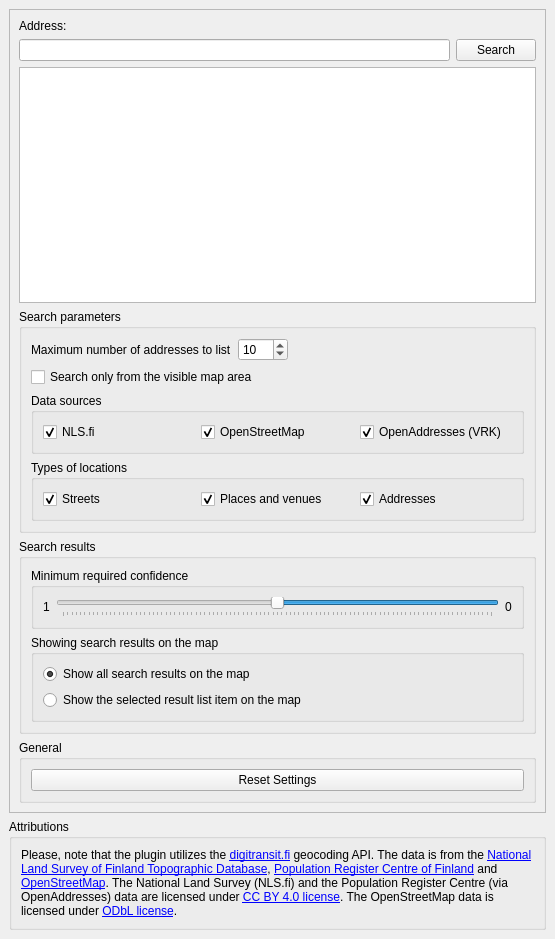
<?xml version="1.0" encoding="UTF-8"?>
<ui version="4.0">
 <class>DigitransitGeocoderDockWidgetBase</class>
 <widget class="QDockWidget" name="DigitransitGeocoderDockWidgetBase">
  <property name="geometry">
   <rect>
    <x>0</x>
    <y>0</y>
    <width>555</width>
    <height>939</height>
   </rect>
  </property>
  <property name="windowTitle">
   <string>Geocoding based on Digitransit.fi</string>
  </property>
  <widget class="QWidget" name="dockWidgetContents">
   <layout class="QGridLayout" name="gridLayout">
    <item row="1" column="0">
     <widget class="QGroupBox" name="groupBox_5">
      <property name="title">
       <string>Attributions</string>
      </property>
      <layout class="QVBoxLayout" name="verticalLayout_5">
       <item>
        <widget class="QLabel" name="label_2">
         <property name="text">
          <string>Please, note that the plugin utilizes the &lt;a href=&quot;https://digitransit.fi/&quot;&gt;digitransit.fi&lt;/a&gt; geocoding API. The data is from the &lt;a href=&quot;http://www.maanmittauslaitos.fi/en/maps-and-spatial-data/expert-users/topographic-data-and-how-acquire-it&quot;&gt;National Land Survey of Finland Topographic Database&lt;/a&gt;, &lt;a href=&quot;https://www.avoindata.fi/data/fi/dataset/rakennusten-osoitetiedot-koko-suomi&quot;&gt;Population Register Centre of Finland&lt;/a&gt; and &lt;a href=&quot;https://www.openstreetmap.org&quot;&gt;OpenStreetMap&lt;/a&gt;. The National Land Survey (NLS.fi) and the Population Register Centre (via OpenAddresses) data are licensed under &lt;a href=&quot;https://creativecommons.org/licenses/by/4.0/&quot;&gt;CC BY 4.0 license&lt;/a&gt;. The OpenStreetMap data is licensed under &lt;a href=&quot;https://opendatacommons.org/licenses/odbl/&quot;&gt;ODbL license&lt;/a&gt;.</string>
         </property>
         <property name="wordWrap">
          <bool>true</bool>
         </property>
        </widget>
       </item>
      </layout>
     </widget>
    </item>
    <item row="0" column="0">
     <widget class="QScrollArea" name="scrollArea">
      <property name="minimumSize">
       <size>
        <width>0</width>
        <height>0</height>
       </size>
      </property>
      <property name="sizeAdjustPolicy">
       <enum>QAbstractScrollArea::AdjustToContents</enum>
      </property>
      <property name="widgetResizable">
       <bool>true</bool>
      </property>
      <widget class="QWidget" name="scrollAreaWidgetContents">
       <property name="geometry">
        <rect>
         <x>0</x>
         <y>0</y>
         <width>535</width>
         <height>806</height>
        </rect>
       </property>
       <property name="sizePolicy">
        <sizepolicy hsizetype="Preferred" vsizetype="Preferred">
         <horstretch>0</horstretch>
         <verstretch>0</verstretch>
        </sizepolicy>
       </property>
       <layout class="QVBoxLayout" name="verticalLayout_6">
        <item>
         <layout class="QGridLayout" name="gridLayout_2">
          <item row="10" column="0">
           <widget class="QGroupBox" name="groupBox_6">
            <property name="title">
             <string>Search results</string>
            </property>
            <layout class="QVBoxLayout" name="verticalLayout_3">
             <item>
              <widget class="QGroupBox" name="groupBox_7">
               <property name="title">
                <string>Minimum required confidence</string>
               </property>
               <layout class="QHBoxLayout" name="horizontalLayout_4">
                <item>
                 <widget class="QLabel" name="label_4">
                  <property name="text">
                   <string>1</string>
                  </property>
                 </widget>
                </item>
                <item>
                 <widget class="QSlider" name="horizontalsliderminimumconfidencevalue">
                  <property name="maximum">
                   <number>100</number>
                  </property>
                  <property name="value">
                   <number>50</number>
                  </property>
                  <property name="orientation">
                   <enum>Qt::Horizontal</enum>
                  </property>
                  <property name="invertedAppearance">
                   <bool>true</bool>
                  </property>
                  <property name="tickPosition">
                   <enum>QSlider::TicksBelow</enum>
                  </property>
                 </widget>
                </item>
                <item>
                 <widget class="QLabel" name="label_5">
                  <property name="text">
                   <string>0</string>
                  </property>
                 </widget>
                </item>
               </layout>
              </widget>
             </item>
             <item>
              <widget class="QGroupBox" name="groupBox">
               <property name="title">
                <string>Showing search results on the map</string>
               </property>
               <layout class="QVBoxLayout" name="verticalLayout">
                <item>
                 <widget class="QRadioButton" name="radiobuttonresultsshowall">
                  <property name="text">
                   <string>Show all search results on the map</string>
                  </property>
                  <property name="checked">
                   <bool>true</bool>
                  </property>
                 </widget>
                </item>
                <item>
                 <widget class="QRadioButton" name="radiobuttonresultsshowselected">
                  <property name="text">
                   <string>Show the selected result list item on the map</string>
                  </property>
                  <property name="checked">
                   <bool>false</bool>
                  </property>
                 </widget>
                </item>
               </layout>
              </widget>
             </item>
            </layout>
           </widget>
          </item>
          <item row="8" column="0">
           <widget class="QListWidget" name="listwidgetgeocodingresults"/>
          </item>
          <item row="4" column="0">
           <layout class="QHBoxLayout" name="horizontalLayout_3">
            <item>
             <widget class="QLineEdit" name="lineeditaddress"/>
            </item>
            <item>
             <widget class="QPushButton" name="pushbuttonsearch">
              <property name="text">
               <string>Search</string>
              </property>
             </widget>
            </item>
           </layout>
          </item>
          <item row="0" column="0" alignment="Qt::AlignLeft|Qt::AlignTop">
           <widget class="QLabel" name="label">
            <property name="text">
             <string>Address:</string>
            </property>
           </widget>
          </item>
          <item row="9" column="0">
           <widget class="QGroupBox" name="groupBox_2">
            <property name="title">
             <string>Search parameters</string>
            </property>
            <layout class="QVBoxLayout" name="verticalLayout_2">
             <item>
              <layout class="QFormLayout" name="formLayout">
               <item row="0" column="0">
                <widget class="QLabel" name="label_3">
                 <property name="sizePolicy">
                  <sizepolicy hsizetype="Preferred" vsizetype="Preferred">
                   <horstretch>0</horstretch>
                   <verstretch>0</verstretch>
                  </sizepolicy>
                 </property>
                 <property name="text">
                  <string>Maximum number of addresses to list</string>
                 </property>
                </widget>
               </item>
               <item row="0" column="1">
                <widget class="QSpinBox" name="spinboxmaxresults">
                 <property name="sizePolicy">
                  <sizepolicy hsizetype="Preferred" vsizetype="Fixed">
                   <horstretch>0</horstretch>
                   <verstretch>0</verstretch>
                  </sizepolicy>
                 </property>
                 <property name="maximumSize">
                  <size>
                   <width>50</width>
                   <height>16777215</height>
                  </size>
                 </property>
                 <property name="minimum">
                  <number>1</number>
                 </property>
                 <property name="maximum">
                  <number>40</number>
                 </property>
                 <property name="value">
                  <number>10</number>
                 </property>
                </widget>
               </item>
              </layout>
             </item>
             <item>
              <widget class="QCheckBox" name="checkboxsearchmapcanvasarea">
               <property name="text">
                <string>Search only from the visible map area</string>
               </property>
              </widget>
             </item>
             <item>
              <widget class="QGroupBox" name="groupBox_3">
               <property name="title">
                <string>Data sources</string>
               </property>
               <layout class="QHBoxLayout" name="horizontalLayout">
                <item>
                 <widget class="QCheckBox" name="checkboxnls">
                  <property name="text">
                   <string>NLS.fi</string>
                  </property>
                  <property name="checked">
                   <bool>true</bool>
                  </property>
                 </widget>
                </item>
                <item>
                 <widget class="QCheckBox" name="checkboxosm">
                  <property name="text">
                   <string>OpenStreetMap</string>
                  </property>
                  <property name="checked">
                   <bool>true</bool>
                  </property>
                 </widget>
                </item>
                <item>
                 <widget class="QCheckBox" name="checkboxoa">
                  <property name="text">
                   <string>OpenAddresses (VRK)</string>
                  </property>
                  <property name="checked">
                   <bool>true</bool>
                  </property>
                 </widget>
                </item>
               </layout>
              </widget>
             </item>
             <item>
              <widget class="QGroupBox" name="groupBox_4">
               <property name="title">
                <string>Types of locations</string>
               </property>
               <layout class="QHBoxLayout" name="horizontalLayout_2">
                <item>
                 <widget class="QCheckBox" name="checkboxsearchstreet">
                  <property name="text">
                   <string>Streets</string>
                  </property>
                  <property name="checked">
                   <bool>true</bool>
                  </property>
                 </widget>
                </item>
                <item>
                 <widget class="QCheckBox" name="checkboxsearchvenue">
                  <property name="text">
                   <string>Places and venues</string>
                  </property>
                  <property name="checked">
                   <bool>true</bool>
                  </property>
                 </widget>
                </item>
                <item>
                 <widget class="QCheckBox" name="checkboxsearchaddress">
                  <property name="text">
                   <string>Addresses</string>
                  </property>
                  <property name="checked">
                   <bool>true</bool>
                  </property>
                 </widget>
                </item>
               </layout>
              </widget>
             </item>
            </layout>
           </widget>
          </item>
          <item row="11" column="0">
           <widget class="QGroupBox" name="groupBox_8">
            <property name="title">
             <string>General</string>
            </property>
            <layout class="QVBoxLayout" name="verticalLayout_4">
             <item>
              <widget class="QPushButton" name="pushbuttonreset">
               <property name="text">
                <string>Reset Settings</string>
               </property>
              </widget>
             </item>
            </layout>
           </widget>
          </item>
         </layout>
        </item>
       </layout>
      </widget>
     </widget>
    </item>
   </layout>
  </widget>
 </widget>
 <resources/>
 <connections/>
</ui>
